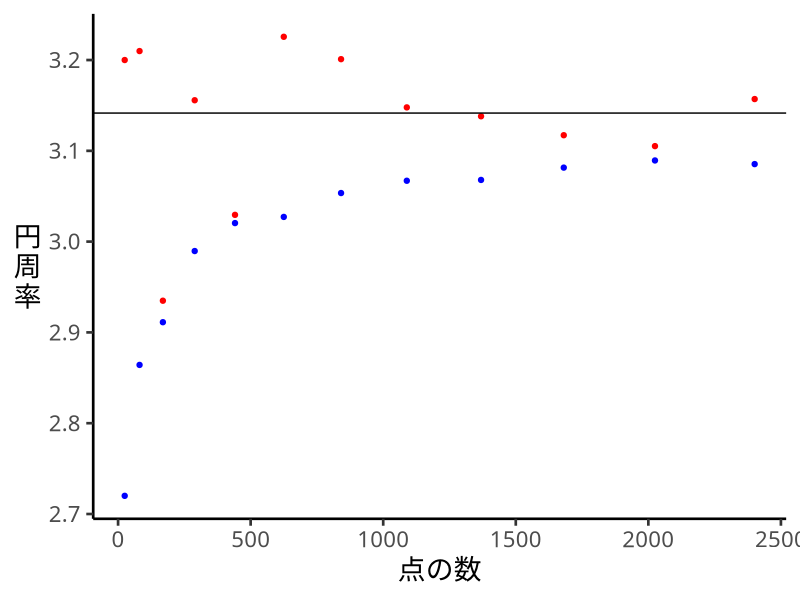

Write the R code that produced this figure.
library(dplyr)
library(purrr)
library(withr)
library(magrittr)
library(ggplot2)

size <- seq(from = 5,
            to = 52,
            by = 4)

monte <- withr::with_seed(2718, 
                          map(.x = size,
                              .f = ~ data.frame(
                                x = runif(.x^2, min = 0, max = 1),
                                y = runif(.x^2, min = 0, max = 1)
                              )) %>% 
                            map(mutate, r = if_else(
                              x^2 + y^2 <= 1,
                              1, 0)) %>%
                            map_dfr(summarise, pi = mean(r) * 4, size = n()))

syst <- map(.x = size,
            .f = ~seq(from = 0,
                      to = 1,
                      length.out = .x)) %>% 
  map(~expand.grid(.x, .x)) %>% 
  map(as_tibble) %>% 
  map(set_colnames, c("x", "y")) %>% 
  map(mutate, r = if_else(
    x^2 + y^2 <= 1,
    1, 0)) %>%
  map_dfr(summarise, pi = mean(r) * 4, size = n())

tate <- function(x){
  chartr("ー", "丨", x) %>%  # 長音符の処理
    strsplit(split="", .) %>% 
    sapply(paste, collapse="\n")
}

ggplot() +
  geom_point(
    data = monte,
    aes(x = size, y = pi),
    colour = "red") +
  geom_point(
    data = syst,
    aes(x = size, y = pi),
    colour = "blue") +
  geom_hline(yintercept = pi) +
  ylab(tate("円周率")) +
  xlab("点の数") +
  theme_classic(base_size = 20,
                base_family = "IPAexGothic") +
  theme(axis.title.y = element_text(angle = 0,
                                    vjust= 0.5))